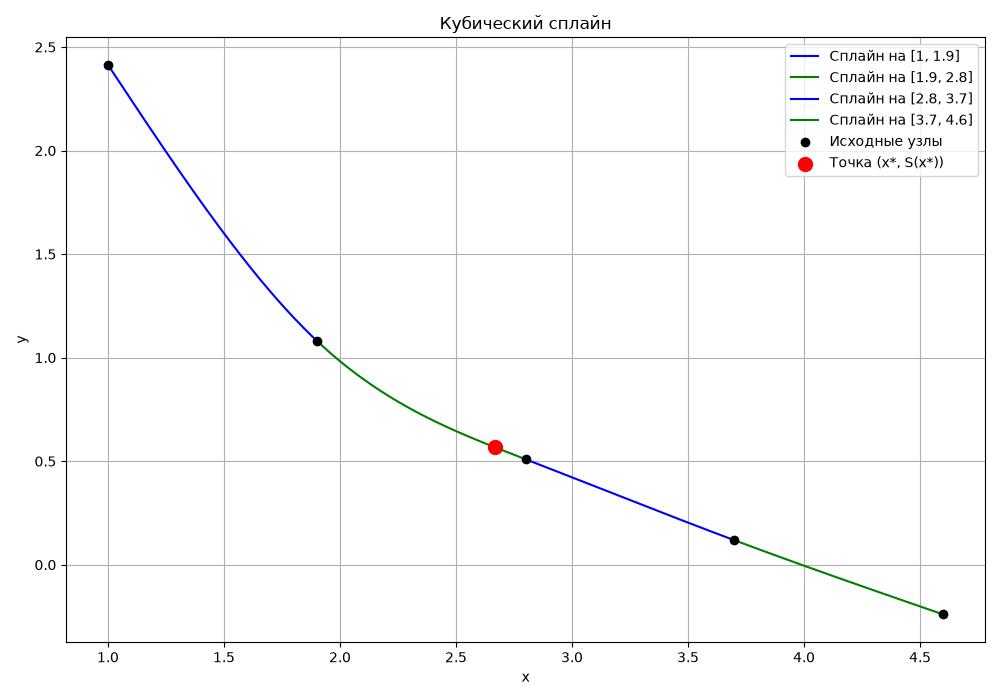

This chart was generated by the following Python code:
import matplotlib.pyplot as plt


GRAPH_FILE = '2.png'
OUTPUT_FILE = 'output2.txt'


def solve_tridiagonal(a, b, c, d):
    size = len(b)
    p = [0] * size
    q = [0] * size
    if size == 0:
        raise ValueError('Система уравнений пуста')
    if abs(b[0]) < 1e-7:
        raise ValueError('Нулевой знаменатель в методе прогонки')
    if size > 1:
        p[0] = -c[0] / b[0]
    q[0] = d[0] / b[0]
    for i in range(1, size):
        denominator = b[i] + a[i] * p[i - 1]
        if abs(denominator) < 1e-7:
            raise ValueError('Нулевой знаменатель в методе прогонки')
        if i < size - 1:
            p[i] = -c[i] / denominator
        q[i] = (d[i] - a[i] * q[i - 1]) / denominator
    x = [0] * size
    x[size - 1] = q[size - 1]
    for i in range(size - 2, -1, -1):
        x[i] = p[i] * x[i + 1] + q[i]
    return x


def find_spline_coefficients(x_nodes, y_nodes):
    number_of_intervals = len(x_nodes) - 1
    h = list()
    slopes = list()
    for i in range(number_of_intervals):
        h.append(x_nodes[i + 1] - x_nodes[i])
        slopes.append((y_nodes[i + 1] - y_nodes[i]) / h[i])
    size = number_of_intervals - 1
    a = [0] * size
    b = [0] * size
    c = [0] * size
    d = [0] * size
    for i in range(size):
        node_number = i + 2
        h_left = h[node_number - 2]
        h_right = h[node_number - 1]
        b[i] = 2 * (h_left + h_right)
        if i > 0:
            a[i] = h_left
        if i < size - 1:
            c[i] = h_right
        d[i] = 3 * (slopes[node_number - 1] - slopes[node_number - 2])
    c_middle = solve_tridiagonal(a, b, c, d)
    c_values = [0] + c_middle
    a_values = list()
    b_values = list()
    d_values = list()
    for i in range(number_of_intervals):
        a_values.append(y_nodes[i])
        if i < number_of_intervals - 1:
            b_values.append(
                slopes[i] - h[i] * (c_values[i + 1] + 2 * c_values[i]) / 3
            )
            d_values.append(
                (c_values[i + 1] - c_values[i]) / (3 * h[i])
            )
        else:
            b_values.append(slopes[i] - 2 * h[i] * c_values[i] / 3)
            d_values.append(-c_values[i] / (3 * h[i]))
    return a_values, b_values, c_values, d_values, h


def find_interval(x_nodes, x):
    for i in range(len(x_nodes) - 1):
        if x_nodes[i] <= x <= x_nodes[i + 1]:
            return i
    raise ValueError('Точка x* находится вне отрезка интерполяции')


def evaluate_spline(x_nodes, a, b, c, d, x):
    interval = find_interval(x_nodes, x)
    delta_x = x - x_nodes[interval]
    return (
        a[interval] + b[interval] * delta_x
        + c[interval] * delta_x ** 2
        + d[interval] * delta_x ** 3
    )


def make_graph(x_nodes, y_nodes, a, b, c, d, h, x_star, y_star):
    figure, axes = plt.subplots(figsize=(10, 7))
    colors = ['b', 'g', 'b', 'g', 'm', 'y', 'k']
    for i in range(len(a)):
        list_x = list()
        list_y = list()
        points_count = 1000
        for j in range(points_count + 1):
            x = x_nodes[i] + h[i] * j / points_count
            delta_x = x - x_nodes[i]
            y = (
                a[i] + b[i] * delta_x + c[i] * delta_x ** 2
                + d[i] * delta_x ** 3
            )
            list_x.append(x)
            list_y.append(y)
        axes.plot(
            list_x, list_y, color=colors[i % len(colors)],
            label=f'Сплайн на [{x_nodes[i]:.3g}, {x_nodes[i + 1]:.3g}]'
        )
    axes.scatter(
        x_nodes, y_nodes, color='black', marker='o', zorder=4,
        label='Исходные узлы'
    )
    axes.scatter(
        [x_star], [y_star], color='red', marker='o', s=100, zorder=5,
        label='Точка (x*, S(x*))'
    )
    axes.set_title('Кубический сплайн')
    axes.set_xlabel('x')
    axes.set_ylabel('y')
    axes.grid(True)
    axes.legend()
    figure.tight_layout()
    figure.savefig(GRAPH_FILE)
    plt.close(figure)


def main():
    try:
        with open('input2.txt', 'r', encoding='utf-8') as file:
            lines = file.readlines()
    except FileNotFoundError:
        raise FileNotFoundError('Отсутствует input2.txt')
    try:
        x_star = float(lines[0].strip())
        indices = list()
        for number in lines[1].split():
            indices.append(int(number))
        x_nodes = list()
        for number in lines[2].split():
            x_nodes.append(float(number))
        y_nodes = list()
        for number in lines[3].split():
            y_nodes.append(float(number))
    except Exception as e:
        raise ValueError(f'Некорректный input2.txt: {e}')
    if len(x_nodes) != len(y_nodes) or len(indices) != len(x_nodes):
        raise ValueError('Некорректные данные в input2.txt')
    a, b, c, d, h = find_spline_coefficients(x_nodes, y_nodes)
    interval = find_interval(x_nodes, x_star)
    spline_value = evaluate_spline(x_nodes, a, b, c, d, x_star)
    node_values = list()
    for x in x_nodes:
        node_values.append(evaluate_spline(x_nodes, a, b, c, d, x))
    left_second_derivative = 2 * c[0]
    last_interval = len(a) - 1
    right_second_derivative = (
        2 * c[last_interval] + 6 * d[last_interval] * h[last_interval]
    )
    make_graph(
        x_nodes, y_nodes, a, b, c, d, h, x_star, spline_value
    )
    with open(OUTPUT_FILE, 'w', encoding='utf-8') as file:
        file.write(
            'Кубический сплайн с нулевой кривизной на концах отрезка' + '\n')
        file.write('Исходные узлы интерполяции' + '\n')
        file.write('i  x_i  f_i' + '\n')
        for i in range(len(x_nodes)):
            file.write(
                f'{indices[i]}  {x_nodes[i]:.3g}  {y_nodes[i]:.3g}' + '\n'
            )
        file.write('\n')
        file.write('Коэффициенты и интервалы сплайна' + '\n')
        file.write('i  [x_(i-1), x_i]  a_i  b_i  c_i  d_i' + '\n')
        for i in range(len(a)):
            file.write(
                f'{i + 1}  [{x_nodes[i]:.3g}, {x_nodes[i + 1]:.3g}]  '
                f'{a[i]:.3g}  {b[i]:.3g}  {c[i]:.3g}  {d[i]:.3g}' + '\n'
            )
        file.write('\n')
        file.write('Многочлены сплайна на каждом интервале' + '\n')
        for i in range(len(a)):
            file.write(
                f'S_{i + 1}(x) = {a[i]:.3g} '
                f'+ ({b[i]:.3g}) * (x - {x_nodes[i]:.3g}) '
                f'+ ({c[i]:.3g}) * (x - {x_nodes[i]:.3g})^2 '
                f'+ ({d[i]:.3g}) * (x - {x_nodes[i]:.3g})^3, '
                f'x в [{x_nodes[i]:.3g}, {x_nodes[i + 1]:.3g}]' + '\n'
            )
        file.write('\n')
        file.write('Значение сплайна в заданной точке' + '\n')
        file.write(f'x* = {x_star:.3g}' + '\n')
        file.write(f'Номер интервала: {interval + 1}' + '\n')
        file.write(f'S(x*) = {spline_value:.3g}' + '\n\n')
        file.write('Проверка прохождения сплайна через исходные узлы' + '\n')
        file.write('i  x_i  f_i  S(x_i)  |S(x_i) - f_i|' + '\n')
        for i in range(len(x_nodes)):
            file.write(
                f'{indices[i]}  {x_nodes[i]:.3g}  {y_nodes[i]:.3g}  '
                f'{node_values[i]:.3g}  '
                f'{abs(node_values[i] - y_nodes[i]):.3g}' + '\n'
            )
        file.write('\n')
        file.write('Значения второй производной на концах отрезка' + '\n')
        file.write(f'S"(x0) = {left_second_derivative:.3g}' + '\n')
        file.write(f'S"(x4) = {right_second_derivative:.3g}' + '\n')


if __name__ == '__main__':
    main()
